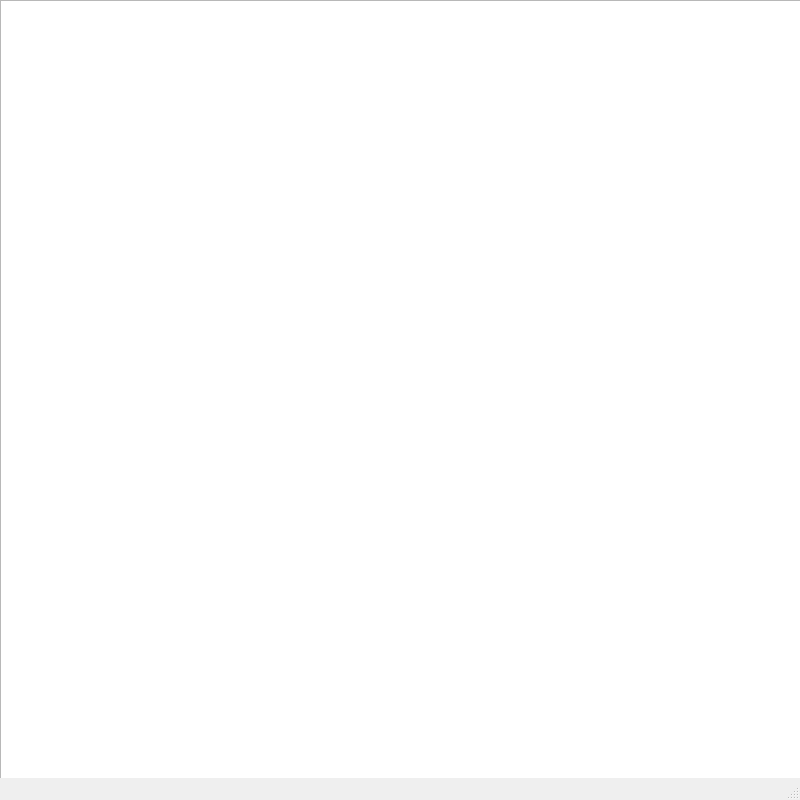
<?xml version="1.0" encoding="UTF-8"?>
<ui version="4.0">
 <class>MainWindow</class>
 <widget class="QMainWindow" name="MainWindow">
  <property name="geometry">
   <rect>
    <x>0</x>
    <y>0</y>
    <width>800</width>
    <height>800</height>
   </rect>
  </property>
  <property name="windowTitle">
   <string>MainWindow</string>
  </property>
  <widget class="QWidget" name="centralwidget">
   <widget class="QGraphicsView" name="graphicsView">
    <property name="geometry">
     <rect>
      <x>0</x>
      <y>0</y>
      <width>801</width>
      <height>800</height>
     </rect>
    </property>
   </widget>
  </widget>
  <widget class="QMenuBar" name="menubar">
   <property name="geometry">
    <rect>
     <x>0</x>
     <y>0</y>
     <width>800</width>
     <height>19</height>
    </rect>
   </property>
  </widget>
  <widget class="QStatusBar" name="statusbar"/>
 </widget>
 <resources/>
 <connections/>
</ui>
